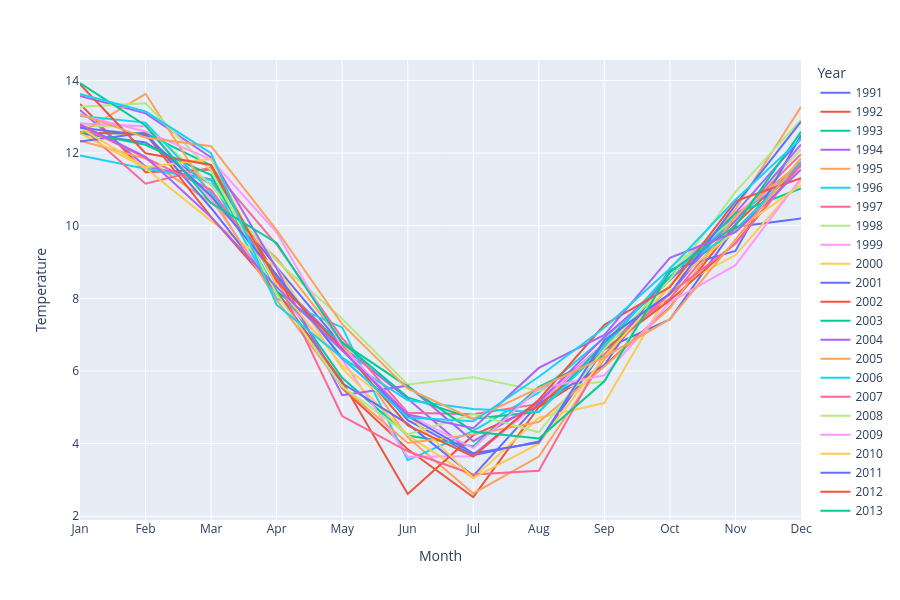

The cell this chart's notebook holds for it:
### Code cell
import plotly.express as px

px.line(t_chile, x="Month", y="Temperature", color="Year", height=600)

### Figure 1 — Plotly figure (JSON) as saved in the notebook; plotly's stock layout.template omitted (floating-point values rounded to 4 significant figures)
{"data": [{"hovertemplate": "Year=1991<br>Month=%{x}<br>Temperature=%{y}<extra></extra>", "legendgroup": "1991", "line": {"color": "#636efa", "dash": "solid"}, "marker": {"symbol": "circle"}, "mode": "lines", "name": "1991", "orientation": "v", "showlegend": true, "type": "scatter", "x": ["Jan", "Feb", "Mar", "Apr", "May", "Jun", "Jul", "Aug", "Sep", "Oct", "Nov", "Dec"], "xaxis": "x", "y": [12.54, 12.29, 11.14, 8.857, 6.706, 4.645, 3.678, 4.058, 6.601, 7.419, 9.963, 10.2], "yaxis": "y"}, {"hovertemplate": "Year=1992<br>Month=%{x}<br>Temperature=%{y}<extra></extra>", "legendgroup": "1992", "line": {"color": "#EF553B", "dash": "solid"}, "marker": {"symbol": "circle"}, "mode": "lines", "name": "1992", "orientation": "v", "showlegend": true, "type": "scatter", "x": ["Jan", "Feb", "Mar", "Apr", "May", "Jun", "Jul", "Aug", "Sep", "Oct", "Nov", "Dec"], "xaxis": "x", "y": [13.35, 11.47, 11.55, 8.61, 5.529, 3.842, 2.529, 5.006, 6.151, 7.757, 10.04, 11.76], "yaxis": "y"}, {"hovertemplate": "Year=1993<br>Month=%{x}<br>Temperature=%{y}<extra></extra>", "legendgroup": "1993", "line": {"color": "#00cc96", "dash": "solid"}, "marker": {"symbol": "circle"}, "mode": "lines", "name": "1993", "orientation": "v", "showlegend": true, "type": "scatter", "x": ["Jan", "Feb", "Mar", "Apr", "May", "Jun", "Jul", "Aug", "Sep", "Oct", "Nov", "Dec"], "xaxis": "x", "y": [12.54, 12.54, 11.66, 8.374, 5.812, 4.221, 3.927, 5.564, 6.438, 8.554, 9.884, 11.7], "yaxis": "y"}, {"hovertemplate": "Year=1994<br>Month=%{x}<br>Temperature=%{y}<extra></extra>", "legendgroup": "1994", "line": {"color": "#ab63fa", "dash": "solid"}, "marker": {"symbol": "circle"}, "mode": "lines", "name": "1994", "orientation": "v", "showlegend": true, "type": "scatter", "x": ["Jan", "Feb", "Mar", "Apr", "May", "Jun", "Jul", "Aug", "Sep", "Oct", "Nov", "Dec"], "xaxis": "x", "y": [13.19, 11.63, 11.28, 8.521, 6.673, 5.234, 3.694, 5.165, 6.752, 8.115, 10.35, 12.4], "yaxis": "y"}, {"hovertemplate": "Year=1995<br>Month=%{x}<br>Temperature=%{y}<extra></extra>", "legendgroup": "1995", "line": {"color": "#FFA15A", "dash": "solid"}, "marker": {"symbol": "circle"}, "mode": "lines", "name": "1995", "orientation": "v", "showlegend": true, "type": "scatter", "x": ["Jan", "Feb", "Mar", "Apr", "May", "Jun", "Jul", "Aug", "Sep", "Oct", "Nov", "Dec"], "xaxis": "x", "y": [12.34, 11.85, 10.64, 9.11, 6.803, 4.169, 2.627, 3.643, 6.323, 8.334, 10.45, 13.27], "yaxis": "y"}, {"hovertemplate": "Year=1996<br>Month=%{x}<br>Temperature=%{y}<extra></extra>", "legendgroup": "1996", "line": {"color": "#19d3f3", "dash": "solid"}, "marker": {"symbol": "circle"}, "mode": "lines", "name": "1996", "orientation": "v", "showlegend": true, "type": "scatter", "x": ["Jan", "Feb", "Mar", "Apr", "May", "Jun", "Jul", "Aug", "Sep", "Oct", "Nov", "Dec"], "xaxis": "x", "y": [11.94, 11.57, 11.26, 7.993, 7.199, 3.545, 4.348, 5.411, 6.912, 8.495, 10.23, 11.65], "yaxis": "y"}, {"hovertemplate": "Year=1997<br>Month=%{x}<br>Temperature=%{y}<extra></extra>", "legendgroup": "1997", "line": {"color": "#FF6692", "dash": "solid"}, "marker": {"symbol": "circle"}, "mode": "lines", "name": "1997", "orientation": "v", "showlegend": true, "type": "scatter", "x": ["Jan", "Feb", "Mar", "Apr", "May", "Jun", "Jul", "Aug", "Sep", "Oct", "Nov", "Dec"], "xaxis": "x", "y": [12.74, 11.16, 11.61, 9.483, 6.907, 4.849, 4.808, 5.092, 6.723, 7.992, 10.18, 11.97], "yaxis": "y"}, {"hovertemplate": "Year=1998<br>Month=%{x}<br>Temperature=%{y}<extra></extra>", "legendgroup": "1998", "line": {"color": "#B6E880", "dash": "solid"}, "marker": {"symbol": "circle"}, "mode": "lines", "name": "1998", "orientation": "v", "showlegend": true, "type": "scatter", "x": ["Jan", "Feb", "Mar", "Apr", "May", "Jun", "Jul", "Aug", "Sep", "Oct", "Nov", "Dec"], "xaxis": "x", "y": [12.74, 12.75, 11.12, 9.027, 7.437, 5.628, 5.83, 5.454, 5.717, 8.85, 10.19, 12.11], "yaxis": "y"}, {"hovertemplate": "Year=1999<br>Month=%{x}<br>Temperature=%{y}<extra></extra>", "legendgroup": "1999", "line": {"color": "#FF97FF", "dash": "solid"}, "marker": {"symbol": "circle"}, "mode": "lines", "name": "1999", "orientation": "v", "showlegend": true, "type": "scatter", "x": ["Jan", "Feb", "Mar", "Apr", "May", "Jun", "Jul", "Aug", "Sep", "Oct", "Nov", "Dec"], "xaxis": "x", "y": [12.82, 12.74, 10.73, 8.122, 6.312, 3.634, 3.65, 5.122, 6.754, 8.708, 10.33, 11.56], "yaxis": "y"}, {"hovertemplate": "Year=2000<br>Month=%{x}<br>Temperature=%{y}<extra></extra>", "legendgroup": "2000", "line": {"color": "#FECB52", "dash": "solid"}, "marker": {"symbol": "circle"}, "mode": "lines", "name": "2000", "orientation": "v", "showlegend": true, "type": "scatter", "x": ["Jan", "Feb", "Mar", "Apr", "May", "Jun", "Jul", "Aug", "Sep", "Oct", "Nov", "Dec"], "xaxis": "x", "y": [12.55, 11.58, 10.13, 8.841, 6.069, 4.232, 3.043, 4.713, 5.116, 8.214, 9.191, 11.25], "yaxis": "y"}, {"hovertemplate": "Year=2001<br>Month=%{x}<br>Temperature=%{y}<extra></extra>", "legendgroup": "2001", "line": {"color": "#636efa", "dash": "solid"}, "marker": {"symbol": "circle"}, "mode": "lines", "name": "2001", "orientation": "v", "showlegend": true, "type": "scatter", "x": ["Jan", "Feb", "Mar", "Apr", "May", "Jun", "Jul", "Aug", "Sep", "Oct", "Nov", "Dec"], "xaxis": "x", "y": [12.32, 12.56, 10.49, 8.205, 5.658, 4.542, 3.113, 5.099, 6.162, 8.783, 9.306, 12.49], "yaxis": "y"}, {"hovertemplate": "Year=2002<br>Month=%{x}<br>Temperature=%{y}<extra></extra>", "legendgroup": "2002", "line": {"color": "#EF553B", "dash": "solid"}, "marker": {"symbol": "circle"}, "mode": "lines", "name": "2002", "orientation": "v", "showlegend": true, "type": "scatter", "x": ["Jan", "Feb", "Mar", "Apr", "May", "Jun", "Jul", "Aug", "Sep", "Oct", "Nov", "Dec"], "xaxis": "x", "y": [12.57, 12.53, 10.24, 8.178, 5.71, 2.61, 4.231, 5.028, 6.593, 7.949, 9.52, 11.71], "yaxis": "y"}, {"hovertemplate": "Year=2003<br>Month=%{x}<br>Temperature=%{y}<extra></extra>", "legendgroup": "2003", "line": {"color": "#00cc96", "dash": "solid"}, "marker": {"symbol": "circle"}, "mode": "lines", "name": "2003", "orientation": "v", "showlegend": true, "type": "scatter", "x": ["Jan", "Feb", "Mar", "Apr", "May", "Jun", "Jul", "Aug", "Sep", "Oct", "Nov", "Dec"], "xaxis": "x", "y": [12.59, 12.23, 11.39, 8.194, 6.785, 5.274, 4.683, 4.875, 6.766, 8.591, 10.34, 11.02], "yaxis": "y"}, {"hovertemplate": "Year=2004<br>Month=%{x}<br>Temperature=%{y}<extra></extra>", "legendgroup": "2004", "line": {"color": "#ab63fa", "dash": "solid"}, "marker": {"symbol": "circle"}, "mode": "lines", "name": "2004", "orientation": "v", "showlegend": true, "type": "scatter", "x": ["Jan", "Feb", "Mar", "Apr", "May", "Jun", "Jul", "Aug", "Sep", "Oct", "Nov", "Dec"], "xaxis": "x", "y": [13.58, 13.09, 11.88, 8.819, 5.332, 5.596, 4.063, 5.136, 6.939, 8.509, 10.13, 12.24], "yaxis": "y"}, {"hovertemplate": "Year=2005<br>Month=%{x}<br>Temperature=%{y}<extra></extra>", "legendgroup": "2005", "line": {"color": "#FFA15A", "dash": "solid"}, "marker": {"symbol": "circle"}, "mode": "lines", "name": "2005", "orientation": "v", "showlegend": true, "type": "scatter", "x": ["Jan", "Feb", "Mar", "Apr", "May", "Jun", "Jul", "Aug", "Sep", "Oct", "Nov", "Dec"], "xaxis": "x", "y": [12.54, 13.63, 10.83, 7.956, 5.561, 4.018, 4.254, 4.592, 6.124, 7.731, 10.27, 11.74], "yaxis": "y"}, {"hovertemplate": "Year=2006<br>Month=%{x}<br>Temperature=%{y}<extra></extra>", "legendgroup": "2006", "line": {"color": "#19d3f3", "dash": "solid"}, "marker": {"symbol": "circle"}, "mode": "lines", "name": "2006", "orientation": "v", "showlegend": true, "type": "scatter", "x": ["Jan", "Feb", "Mar", "Apr", "May", "Jun", "Jul", "Aug", "Sep", "Oct", "Nov", "Dec"], "xaxis": "x", "y": [13.02, 12.84, 10.91, 8.653, 6.366, 5.191, 4.955, 4.869, 6.66, 8.721, 9.832, 11.76], "yaxis": "y"}, {"hovertemplate": "Year=2007<br>Month=%{x}<br>Temperature=%{y}<extra></extra>", "legendgroup": "2007", "line": {"color": "#FF6692", "dash": "solid"}, "marker": {"symbol": "circle"}, "mode": "lines", "name": "2007", "orientation": "v", "showlegend": true, "type": "scatter", "x": ["Jan", "Feb", "Mar", "Apr", "May", "Jun", "Jul", "Aug", "Sep", "Oct", "Nov", "Dec"], "xaxis": "x", "y": [12.75, 11.88, 10.99, 8.541, 4.76, 3.789, 3.151, 3.254, 6.466, 8.13, 9.504, 11.69], "yaxis": "y"}, {"hovertemplate": "Year=2008<br>Month=%{x}<br>Temperature=%{y}<extra></extra>", "legendgroup": "2008", "line": {"color": "#B6E880", "dash": "solid"}, "marker": {"symbol": "circle"}, "mode": "lines", "name": "2008", "orientation": "v", "showlegend": true, "type": "scatter", "x": ["Jan", "Feb", "Mar", "Apr", "May", "Jun", "Jul", "Aug", "Sep", "Oct", "Nov", "Dec"], "xaxis": "x", "y": [13.28, 13.37, 11.52, 8.126, 5.57, 4.255, 4.814, 4.311, 6.6, 8.516, 10.93, 12.92], "yaxis": "y"}, {"hovertemplate": "Year=2009<br>Month=%{x}<br>Temperature=%{y}<extra></extra>", "legendgroup": "2009", "line": {"color": "#FF97FF", "dash": "solid"}, "marker": {"symbol": "circle"}, "mode": "lines", "name": "2009", "orientation": "v", "showlegend": true, "type": "scatter", "x": ["Jan", "Feb", "Mar", "Apr", "May", "Jun", "Jul", "Aug", "Sep", "Oct", "Nov", "Dec"], "xaxis": "x", "y": [13.04, 12.6, 11.82, 9.817, 6.654, 4.801, 3.877, 5.515, 5.881, 7.894, 8.913, 11.3], "yaxis": "y"}, {"hovertemplate": "Year=2010<br>Month=%{x}<br>Temperature=%{y}<extra></extra>", "legendgroup": "2010", "line": {"color": "#FECB52", "dash": "solid"}, "marker": {"symbol": "circle"}, "mode": "lines", "name": "2010", "orientation": "v", "showlegend": true, "type": "scatter", "x": ["Jan", "Feb", "Mar", "Apr", "May", "Jun", "Jul", "Aug", "Sep", "Oct", "Nov", "Dec"], "xaxis": "x", "y": [12.7, 11.61, 11.84, 8.372, 6.147, 4.799, 3.056, 4.0, 6.389, 8.36, 9.859, 11.12], "yaxis": "y"}, {"hovertemplate": "Year=2011<br>Month=%{x}<br>Temperature=%{y}<extra></extra>", "legendgroup": "2011", "line": {"color": "#636efa", "dash": "solid"}, "marker": {"symbol": "circle"}, "mode": "lines", "name": "2011", "orientation": "v", "showlegend": true, "type": "scatter", "x": ["Jan", "Feb", "Mar", "Apr", "May", "Jun", "Jul", "Aug", "Sep", "Oct", "Nov", "Dec"], "xaxis": "x", "y": [12.7, 12.49, 10.82, 8.641, 6.346, 4.765, 3.733, 4.027, 6.847, 8.13, 10.58, 12.87], "yaxis": "y"}, {"hovertemplate": "Year=2012<br>Month=%{x}<br>Temperature=%{y}<extra></extra>", "legendgroup": "2012", "line": {"color": "#EF553B", "dash": "solid"}, "marker": {"symbol": "circle"}, "mode": "lines", "name": "2012", "orientation": "v", "showlegend": true, "type": "scatter", "x": ["Jan", "Feb", "Mar", "Apr", "May", "Jun", "Jul", "Aug", "Sep", "Oct", "Nov", "Dec"], "xaxis": "x", "y": [13.9, 11.99, 11.67, 8.481, 6.614, 4.502, 3.641, 5.207, 7.27, 8.31, 10.68, 11.31], "yaxis": "y"}, {"hovertemplate": "Year=2013<br>Month=%{x}<br>Temperature=%{y}<extra></extra>", "legendgroup": "2013", "line": {"color": "#00cc96", "dash": "solid"}, "marker": {"symbol": "circle"}, "mode": "lines", "name": "2013", "orientation": "v", "showlegend": true, "type": "scatter", "x": ["Jan", "Feb", "Mar", "Apr", "May", "Jun", "Jul", "Aug", "Sep", "Oct", "Nov", "Dec"], "xaxis": "x", "y": [13.93, 12.76, 10.62, 9.525, 6.778, 5.568, 4.328, 4.141, 5.716, 8.725, 9.996, 12.59], "yaxis": "y"}, {"hovertemplate": "Year=2014<br>Month=%{x}<br>Temperature=%{y}<extra></extra>", "legendgroup": "2014", "line": {"color": "#ab63fa", "dash": "solid"}, "marker": {"symbol": "circle"}, "mode": "lines", "name": "2014", "orientation": "v", "showlegend": true, "type": "scatter", "x": ["Jan", "Feb", "Mar", "Apr", "May", "Jun", "Jul", "Aug", "Sep", "Oct", "Nov", "Dec"], "xaxis": "x", "y": [12.79, 11.9, 10.23, 8.308, 6.566, 4.801, 4.425, 6.085, 6.993, 9.114, 9.826, 11.54], "yaxis": "y"}, {"hovertemplate": "Year=2015<br>Month=%{x}<br>Temperature=%{y}<extra></extra>", "legendgroup": "2015", "line": {"color": "#FFA15A", "dash": "solid"}, "marker": {"symbol": "circle"}, "mode": "lines", "name": "2015", "orientation": "v", "showlegend": true, "type": "scatter", "x": ["Jan", "Feb", "Mar", "Apr", "May", "Jun", "Jul", "Aug", "Sep", "Oct", "Nov", "Dec"], "xaxis": "x", "y": [13.07, 12.43, 12.19, 9.879, 7.288, 5.513, 4.682, 5.527, 6.38, 7.426, 9.614, 11.86], "yaxis": "y"}, {"hovertemplate": "Year=2016<br>Month=%{x}<br>Temperature=%{y}<extra></extra>", "legendgroup": "2016", "line": {"color": "#19d3f3", "dash": "solid"}, "marker": {"symbol": "circle"}, "mode": "lines", "name": "2016", "orientation": "v", "showlegend": true, "type": "scatter", "x": ["Jan", "Feb", "Mar", "Apr", "May", "Jun", "Jul", "Aug", "Sep", "Oct", "Nov", "Dec"], "xaxis": "x", "y": [13.62, 13.14, 12.0, 7.822, 6.361, 4.719, 4.616, 5.839, 7.191, 8.815, 10.71, 12.4], "yaxis": "y"}], "layout": {"height": 600, "legend": {"title": {"text": "Year"}, "tracegroupgap": 0}, "margin": {"t": 60}, "xaxis": {"anchor": "y", "domain": [0, 1], "title": {"text": "Month"}}, "yaxis": {"anchor": "x", "domain": [0, 1], "title": {"text": "Temperature"}}}}
